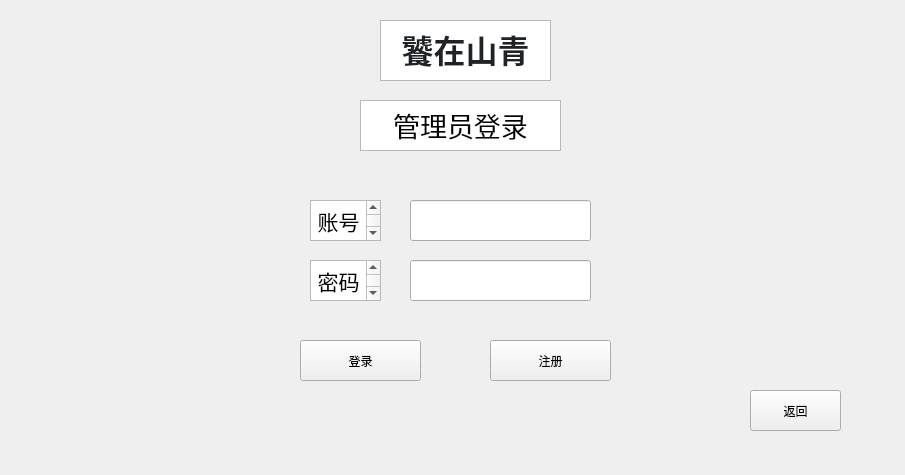
<?xml version="1.0" encoding="UTF-8"?>
<ui version="4.0">
 <class>adminLogin</class>
 <widget class="QWidget" name="adminLogin">
  <property name="geometry">
   <rect>
    <x>0</x>
    <y>0</y>
    <width>905</width>
    <height>475</height>
   </rect>
  </property>
  <property name="windowTitle">
   <string>Form</string>
  </property>
  <widget class="QTextBrowser" name="textBrowser">
   <property name="geometry">
    <rect>
     <x>380</x>
     <y>20</y>
     <width>171</width>
     <height>61</height>
    </rect>
   </property>
   <property name="html">
    <string>&lt;!DOCTYPE HTML PUBLIC &quot;-//W3C//DTD HTML 4.0//EN&quot; &quot;http://www.w3.org/TR/REC-html40/strict.dtd&quot;&gt;
&lt;html&gt;&lt;head&gt;&lt;meta name=&quot;qrichtext&quot; content=&quot;1&quot; /&gt;&lt;meta charset=&quot;utf-8&quot; /&gt;&lt;style type=&quot;text/css&quot;&gt;
p, li { white-space: pre-wrap; }
hr { height: 1px; border-width: 0; }
li.unchecked::marker { content: &quot;\2610&quot;; }
li.checked::marker { content: &quot;\2612&quot;; }
&lt;/style&gt;&lt;/head&gt;&lt;body style=&quot; font-family:'Microsoft YaHei UI'; font-size:9pt; font-weight:400; font-style:normal;&quot;&gt;
&lt;p align=&quot;center&quot; style=&quot; margin-top:0px; margin-bottom:0px; margin-left:0px; margin-right:0px; -qt-block-indent:0; text-indent:0px;&quot;&gt;&lt;span style=&quot; font-family:'-apple-system','BlinkMacSystemFont','Segoe UI','Noto Sans','Helvetica','Arial','sans-serif','Apple Color Emoji','Segoe UI Emoji'; font-size:24pt; font-weight:700; color:#1f2328; background-color:#ffffff;&quot;&gt;饕在山青&lt;/span&gt;&lt;/p&gt;&lt;/body&gt;&lt;/html&gt;</string>
   </property>
  </widget>
  <widget class="QTextBrowser" name="textBrowser_2">
   <property name="geometry">
    <rect>
     <x>360</x>
     <y>100</y>
     <width>201</width>
     <height>51</height>
    </rect>
   </property>
   <property name="html">
    <string>&lt;!DOCTYPE HTML PUBLIC &quot;-//W3C//DTD HTML 4.0//EN&quot; &quot;http://www.w3.org/TR/REC-html40/strict.dtd&quot;&gt;
&lt;html&gt;&lt;head&gt;&lt;meta name=&quot;qrichtext&quot; content=&quot;1&quot; /&gt;&lt;meta charset=&quot;utf-8&quot; /&gt;&lt;style type=&quot;text/css&quot;&gt;
p, li { white-space: pre-wrap; }
hr { height: 1px; border-width: 0; }
li.unchecked::marker { content: &quot;\2610&quot;; }
li.checked::marker { content: &quot;\2612&quot;; }
&lt;/style&gt;&lt;/head&gt;&lt;body style=&quot; font-family:'Microsoft YaHei UI'; font-size:9pt; font-weight:400; font-style:normal;&quot;&gt;
&lt;p align=&quot;center&quot; style=&quot; margin-top:0px; margin-bottom:0px; margin-left:0px; margin-right:0px; -qt-block-indent:0; text-indent:0px;&quot;&gt;&lt;span style=&quot; font-size:20pt;&quot;&gt;管理员登录&lt;/span&gt;&lt;/p&gt;&lt;/body&gt;&lt;/html&gt;</string>
   </property>
  </widget>
  <widget class="QLineEdit" name="account">
   <property name="geometry">
    <rect>
     <x>410</x>
     <y>200</y>
     <width>181</width>
     <height>41</height>
    </rect>
   </property>
  </widget>
  <widget class="QLineEdit" name="password">
   <property name="geometry">
    <rect>
     <x>410</x>
     <y>260</y>
     <width>181</width>
     <height>41</height>
    </rect>
   </property>
  </widget>
  <widget class="QTextBrowser" name="textBrowser_3">
   <property name="geometry">
    <rect>
     <x>310</x>
     <y>200</y>
     <width>71</width>
     <height>41</height>
    </rect>
   </property>
   <property name="html">
    <string>&lt;!DOCTYPE HTML PUBLIC &quot;-//W3C//DTD HTML 4.0//EN&quot; &quot;http://www.w3.org/TR/REC-html40/strict.dtd&quot;&gt;
&lt;html&gt;&lt;head&gt;&lt;meta name=&quot;qrichtext&quot; content=&quot;1&quot; /&gt;&lt;meta charset=&quot;utf-8&quot; /&gt;&lt;style type=&quot;text/css&quot;&gt;
p, li { white-space: pre-wrap; }
hr { height: 1px; border-width: 0; }
li.unchecked::marker { content: &quot;\2610&quot;; }
li.checked::marker { content: &quot;\2612&quot;; }
&lt;/style&gt;&lt;/head&gt;&lt;body style=&quot; font-family:'Microsoft YaHei UI'; font-size:9pt; font-weight:400; font-style:normal;&quot;&gt;
&lt;p align=&quot;center&quot; style=&quot; margin-top:0px; margin-bottom:0px; margin-left:0px; margin-right:0px; -qt-block-indent:0; text-indent:0px;&quot;&gt;&lt;span style=&quot; font-size:16pt;&quot;&gt;账号&lt;/span&gt;&lt;/p&gt;&lt;/body&gt;&lt;/html&gt;</string>
   </property>
  </widget>
  <widget class="QTextBrowser" name="textBrowser_4">
   <property name="geometry">
    <rect>
     <x>310</x>
     <y>260</y>
     <width>71</width>
     <height>41</height>
    </rect>
   </property>
   <property name="html">
    <string>&lt;!DOCTYPE HTML PUBLIC &quot;-//W3C//DTD HTML 4.0//EN&quot; &quot;http://www.w3.org/TR/REC-html40/strict.dtd&quot;&gt;
&lt;html&gt;&lt;head&gt;&lt;meta name=&quot;qrichtext&quot; content=&quot;1&quot; /&gt;&lt;meta charset=&quot;utf-8&quot; /&gt;&lt;style type=&quot;text/css&quot;&gt;
p, li { white-space: pre-wrap; }
hr { height: 1px; border-width: 0; }
li.unchecked::marker { content: &quot;\2610&quot;; }
li.checked::marker { content: &quot;\2612&quot;; }
&lt;/style&gt;&lt;/head&gt;&lt;body style=&quot; font-family:'Microsoft YaHei UI'; font-size:9pt; font-weight:400; font-style:normal;&quot;&gt;
&lt;p align=&quot;center&quot; style=&quot; margin-top:0px; margin-bottom:0px; margin-left:0px; margin-right:0px; -qt-block-indent:0; text-indent:0px;&quot;&gt;&lt;span style=&quot; font-size:16pt;&quot;&gt;密码&lt;/span&gt;&lt;/p&gt;&lt;/body&gt;&lt;/html&gt;</string>
   </property>
  </widget>
  <widget class="QPushButton" name="login">
   <property name="geometry">
    <rect>
     <x>300</x>
     <y>340</y>
     <width>121</width>
     <height>41</height>
    </rect>
   </property>
   <property name="text">
    <string>登录</string>
   </property>
  </widget>
  <widget class="QPushButton" name="signup">
   <property name="geometry">
    <rect>
     <x>490</x>
     <y>340</y>
     <width>121</width>
     <height>41</height>
    </rect>
   </property>
   <property name="text">
    <string>注册</string>
   </property>
  </widget>
  <widget class="QPushButton" name="back">
   <property name="geometry">
    <rect>
     <x>750</x>
     <y>390</y>
     <width>91</width>
     <height>41</height>
    </rect>
   </property>
   <property name="text">
    <string>返回</string>
   </property>
  </widget>
 </widget>
 <resources/>
 <connections/>
</ui>
